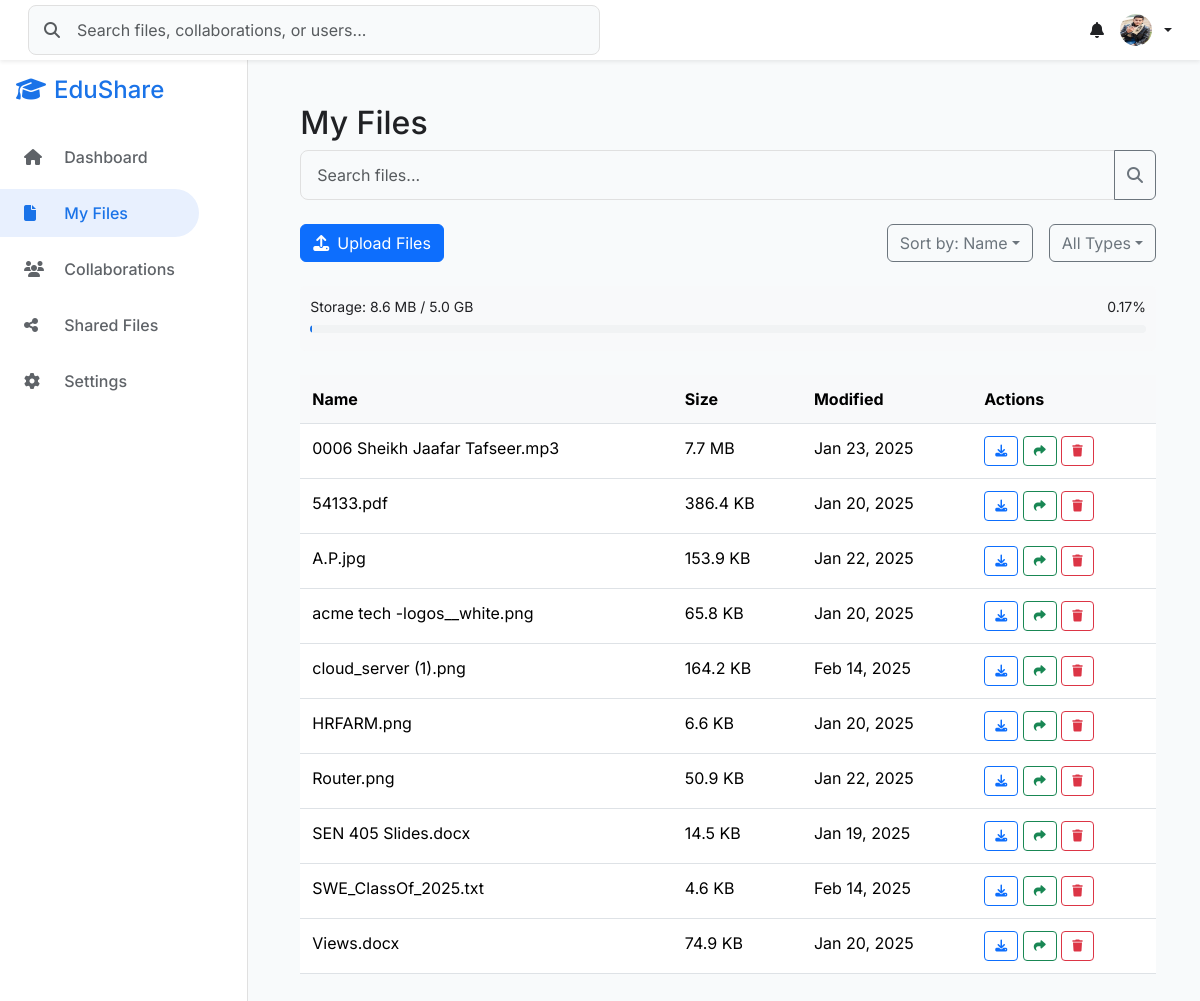
The app's page /auth/my-files/ (signed in) with its own data.
### authentication/models.py (models this page shows, shortened)
class User(AbstractUser):
    ROLE_CHOICES = [
        ('faculty', 'Faculty'),
        ('admin', 'Admin'),
        ('external', 'External Partner'),
    ]
    email = models.EmailField(
        unique=True,
        validators=[EmailValidator()],
        error_messages={
            'unique': 'A user with this email already exists.',
        }
    )
    role = models.CharField(
        max_length=20,
        choices=ROLE_CHOICES
    )
    last_login_attempt = models.DateTimeField(null=True, blank=True)
    login_attempts = models.IntegerField(default=0)
    profile_picture = models.ImageField(
        upload_to=profile_picture_path,
        validators=[validate_image_size],
        null=True,
        blank=True,
        help_text="Upload a JPEG or PNG image (max size: 2MB)."
    )
    DEPARTMENT_CHOICES = [
        ('Computer Science', 'Computer Science'),
        ('Software Engineering', 'Software Engineering'),
        ('Cyber Security', 'Cyber Security'),
    ]
    department = models.CharField(
        max_length=100,
        choices=DEPARTMENT_CHOICES,
        blank=True,
        null=True
    )
    email_notifications = models.BooleanField(
        default=True,
        help_text="Enable email notifications about account activity"
    )
    file_updates = models.BooleanField(
        default=True,
        help_text="Receive notifications when shared files are modified"
    )
    USERNAME_FIELD = 'email'
    REQUIRED_FIELDS = ['username', 'role']
    class Meta:
        db_table = 'auth_user'

class File(models.Model):
    user = models.ForeignKey(User, on_delete=models.CASCADE)
    name = models.CharField(max_length=255)
    file = models.FileField(upload_to='files/')
    file_size = models.BigIntegerField()
    created_at = models.DateTimeField(auto_now_add=True)
    modified_at = models.DateTimeField(auto_now=True)

### authentication/views.py (the view)
# urls.py: path('my-files/', views.my_files, name='my_files'),
@login_required
def my_files(request):
    files = File.objects.filter(user=request.user).order_by('-created_at')
    paginator = Paginator(files, 10)
    page_number = request.GET.get('page', 1)
    page_obj = paginator.get_page(page_number)
    formatted_files = [{
        'id': file.id,
        'name': file.name,
        'size': format_file_size(file.file_size),
        'modified': file.modified_at.strftime('%b %d, %Y')
    } for file in page_obj]
    context = {
        'files': formatted_files,
        'storage_used': {
            'used': File.objects.filter(user=request.user).aggregate(total=Sum('file_size'))['total'] or 0,
            'total': 5 * 1024 * 1024 * 1024,  # 5GB in bytes
            'percentage': (File.objects.filter(user=request.user).aggregate(total=Sum('file_size'))['total'] or 0) / (5 * 1024 * 1024 * 1024) * 100,
            'used_formatted': format_file_size(File.objects.filter(user=request.user).aggregate(total=Sum('file_size'))['total'] or 0),
            'total_formatted': format_file_size(5 * 1024 * 1024 * 1024)
        }
    }
    return render(request, 'authentication/dashboard/my_files.html', context)

### authentication/views.py (called while the page is built)
def format_file_size(size_in_bytes):
    for unit in ['B', 'KB', 'MB', 'GB']:
        if size_in_bytes < 1024.0:
            return f"{size_in_bytes:.1f} {unit}"
        size_in_bytes /= 1024.0
    return f"{size_in_bytes:.1f} TB"

### authentication/templates/authentication/dashboard/my_files.html (shortened to what this page needs)
{% extends 'authentication/dashboard/base.html' %}
{% load static %}
{% block extra_css %}
<link rel="stylesheet" href="{% static 'css/my_files.css' %}">
{% endblock %}
{% block content %}
<div class="my-files-section">
    <h2>My Files</h2>
    <div class="search-bar mb-4">
        <div class="input-group">
            <input type="text" class="search-input form-control" placeholder="Search files..." id="search-input">
            <button class="btn btn-outline-secondary" type="button" id="search-button">
                <i class="fas fa-search"></i>
            </button>
        </div>
    </div>
    <div class="d-flex justify-content-between align-items-center mb-4">
        <button class="btn btn-primary" id="upload-files-btn">
            <i class="fas fa-upload me-2"></i>Upload Files
        </button>
        <div class="d-flex gap-3">
            <div class="dropdown">
                <button class="btn btn-outline-secondary dropdown-toggle" type="button" id="sort-by-dropdown" data-bs-toggle="dropdown" aria-expanded="false">
                </button>
            </div>
            <div class="dropdown">
                <button class="btn btn-outline-secondary dropdown-toggle" type="button" id="filter-by-dropdown" data-bs-toggle="dropdown" aria-expanded="false">
                </button>
            </div>
        </div>
    </div>
    <div class="storage-bar mb-4">
        <div class="d-flex justify-content-between align-items-center">
            <small>Storage: {{ storage_used.used_formatted }} / {{ storage_used.total_formatted }}</small>
            <small>{{ storage_used.percentage|floatformat:2 }}%</small>
        </div>
        <div class="progress">
        </div>
    </div>
    <div class="files-table">
        <table class="table table-hover">
            <thead>
                <tr>
                    <th>Name</th>
                    <th>Size</th>
                    <th>Modified</th>
                    <th>Actions</th>
                </tr>
            </thead>
            <tbody id="files-list">
                {% for file in files %}
                <tr data-file-id="{{ file.id }}">
                    <td>{{ file.name }}</td>
                    <td>{{ file.size }}</td>
                    <td>{{ file.modified }}</td>
                    <td>
                        <button class="btn btn-sm btn-outline-primary" data-action="download" data-file-id="{{ file.id }}">
                            <i class="fas fa-download"></i>
                        </button>
                        <button class="btn btn-sm btn-outline-success" data-action="share" data-file-id="{{ file.id }}">
                            <i class="fas fa-share"></i>
                        </button>
                        <button class="btn btn-sm btn-outline-danger" data-action="delete" data-file-id="{{ file.id }}">
                            <i class="fas fa-trash"></i>
                        </button>
                    </td>
                </tr>
                {% endfor %}
            </tbody>
        </table>
    </div>
</div>
{% endblock %}

### authentication/templates/authentication/dashboard/base.html (shortened to what this page needs)
{% load static %}
<!DOCTYPE html>
<html lang="en">
<head>
    <link href="https://cdn.jsdelivr.net/npm/bootstrap@5.3.2/dist/css/bootstrap.min.css" rel="stylesheet">
    <link rel="stylesheet" href="https://cdnjs.cloudflare.com/ajax/libs/font-awesome/6.5.1/css/all.min.css">
    <link rel="stylesheet" href="{% static 'css/base.css' %}">
    <link rel="stylesheet" href="{% static 'css/dashboard.css' %}">
    {% block extra_css %}{% endblock %}
</head>
<body>
    <nav class="navbar navbar-expand-lg navbar-light fixed-top bg-white shadow-sm">
        <div class="container-fluid">
            <div class="d-none d-lg-block w-50">
                <div class="position-relative">
                    <i class="fas fa-search position-absolute top-50 translate-middle-y ms-3 text-muted"></i>
                    <input class="form-control search-input ps-5" type="search"
                           placeholder="Search files, collaborations, or users...">
                </div>
            </div>
            <div class="d-flex align-items-center">
                <div class="dropdown me-3">
                    <a class="nav-link position-relative" href="#" role="button"
                       data-bs-toggle="dropdown" aria-expanded="false">
                        <i class="fas fa-bell"></i>
                    </a>
                </div>
                <div class="dropdown">
                    <a class="nav-link dropdown-toggle d-flex align-items-center gap-2" href="#"
                       role="button" data-bs-toggle="dropdown" aria-expanded="false">
                        {% if user.profile_picture %}
                            <img src="{{ user.profile_picture.url }}" alt="Profile"
                                 class="rounded-circle" width="32" height="32">
                        {% else %}
                            <div class="rounded-circle bg-primary text-white d-flex align-items-center justify-content-center"
                                 style="width: 32px; height: 32px; font-size: 14px;">
                                {{ user.get_full_name|default:user.email|make_list|first|upper }}
                            </div>
                        {% endif %}
                    </a>
                </div>
            </div>
        </div>
    </nav>
    <div class="d-flex">
        <nav id="sidebarMenu" class="sidebar collapse d-lg-block">
            <div class="position-fixed">
                <div class="px-3 mb-4 d-none d-lg-block">
                    <h4 style="color:#1a73e8" class="mb-0"><i class="fas fa-graduation-cap me-2"></i>EduShare</h4>
                </div>
                <ul class="nav flex-column">
                    <li class="nav-item">
                        <a class="nav-link {% if request.resolver_match.url_name == 'dashboard' %}active{% endif %}"
                           href="{% url 'authentication:dashboard' %}">
                            <i class="fas fa-home"></i> Dashboard
                        </a>
                    </li>
                    <li class="nav-item">
                        <a class="nav-link {% if request.resolver_match.url_name == 'my_files' %}active{% endif %}"
                           href="{% url 'authentication:my_files' %}">
                            <i class="fas fa-file"></i> My Files
                        </a>
                    </li>
                    <li class="nav-item">
                        <a class="nav-link {% if request.resolver_match.url_name == 'collaborations' %}active{% endif %}"
                           href="{% url 'authentication:collaborations' %}">
                            <i class="fas fa-users"></i> Collaborations
                        </a>
                    </li>
                    <li class="nav-item">
                        <a class="nav-link {% if request.resolver_match.url_name == 'shared_files' %}active{% endif %}"
                           href="{% url 'authentication:shared_files' %}">
                            <i class="fas fa-share-alt"></i> Shared Files
                        </a>
                    </li>
                    <li class="nav-item">
                        <a class="nav-link {% if request.resolver_match.url_name == 'settings' %}active{% endif %}"
                           href="{% url 'authentication:settings' %}">
                            <i class="fas fa-cog"></i> Settings
                        </a>
                    </li>
                </ul>
            </div>
        </nav>
        <main style="margin-left: 0.5rem;" class="flex-grow-1 p-4">
            {% block content %}{% endblock %}
        </main>
    </div>
</body>
</html>

### static/css/base.css (style rules this page uses)
:root { --primary-color: #1a73e8; --secondary-color: #5f6368; --sidebar-width: 250px; --navbar-height: 60px; --border-color: #e0e0e0; --hover-bg: #f8fafb; --shadow-sm: 0 1px 3px rgba(0, 0, 0, 0.1); --shadow-md: 0 4px 6px rgba(0, 0, 0, 0.1); }
body { min-height: 100vh; padding-top: var(--navbar-height); font-family: 'Inter', -apple-system, BlinkMacSystemFont, sans-serif; background-color: #f8fafb; color: #202124; }
.d-flex { display: flex; }
main { margin-left: var(--sidebar-width); width: calc(100% - var(--sidebar-width)); min-height: calc(100vh - var(--navbar-height)); background-color: #f8fafb; transition: margin-left 0.3s ease; }
.navbar { padding: 0.5rem 1rem; background: white; box-shadow: var(--shadow-sm); z-index: 1030; }
.search-input { padding: 0.75rem 1rem 0.75rem 2.5rem; border: 1px solid var(--border-color); border-radius: 8px; background-color: #f8fafb; transition: all 0.2s ease; }

### static/css/dashboard.css (style rules this page uses)
:root { --primary-color: #1a73e8; --sidebar-width: 250px; --navbar-height: 60px; --card-shadow: 0 2px 4px rgba(0, 0, 0, 0.05); --border-color: #e0e0e0; --hover-bg: #f8fafb; }
body { background-color: #f8fafb; font-family: 'Inter', -apple-system, BlinkMacSystemFont, sans-serif; }
.navbar { height: var(--navbar-height); background: white; box-shadow: 0 1px 3px rgba(0, 0, 0, 0.05); }
.search-input { background: #f8fafb; border: 1px solid var(--border-color); border-radius: 8px; padding: 0.75rem 1rem; width: 100%; transition: all 0.2s ease; }
.sidebar { background: white; width: var(--sidebar-width); border-right: 1px solid var(--border-color); padding: 1rem 0; }
.sidebar .nav-link { padding: 0.75rem 1.5rem; color: #5f6368; font-weight: 500; border-radius: 0 50px 50px 0; margin: 0.25rem 0; transition: all 0.2s ease; }
.sidebar .nav-link.active { background: #e8f0fe; color: var(--primary-color); }
.sidebar .nav-link i { width: 24px; margin-right: 12px; }
.progress { height: 8px; border-radius: 4px; background: #f1f3f4; margin: 0.5rem 0; }

### static/css/my_files.css (style rules this page uses)
.my-files-section { padding: 20px; }
.storage-bar { background-color: #f8f9fa; padding: 10px; border-radius: 5px; }
.files-table { margin-top: 20px; }
.files-table table { width: 100%; }
.files-table th, .files-table td { padding: 12px; text-align: left; }
.files-table th { background-color: #f8f9fa; }
.btn-sm { padding: 5px 10px; font-size: 12px; }

### records on screen
File: name "SWE_ClassOf_2025.txt"
File: name "cloud_server (1).png"
File: name "0006 Sheikh Jaafar Tafseer.mp3"
File: name "Router.png"
File: name "A.P.jpg"
File: name "HRFARM.png"
File: name "acme tech -logos__white.png"
File: name "Views.docx"
File: name "54133.pdf"
File: name "SEN 405 Slides.docx"

### other values on screen
{{ storage_used.used_formatted }} "8.6 MB"
{{ storage_used.total_formatted }} "5.0 GB"
{{ storage_used.percentage|floatformat:2 }} "0.17"
{{ file.size }} "4.6 KB" "164.2 KB" "7.7 MB" "50.9 KB" "153.9 KB" "6.6 KB" "65.8 KB" "74.9 KB" "386.4 KB" "14.5 KB"
{{ file.modified }} "Feb 14, 2025" "Feb 14, 2025" "Jan 23, 2025" "Jan 22, 2025" "Jan 22, 2025" "Jan 20, 2025" "Jan 20, 2025" "Jan 20, 2025" "Jan 20, 2025" "Jan 19, 2025"
